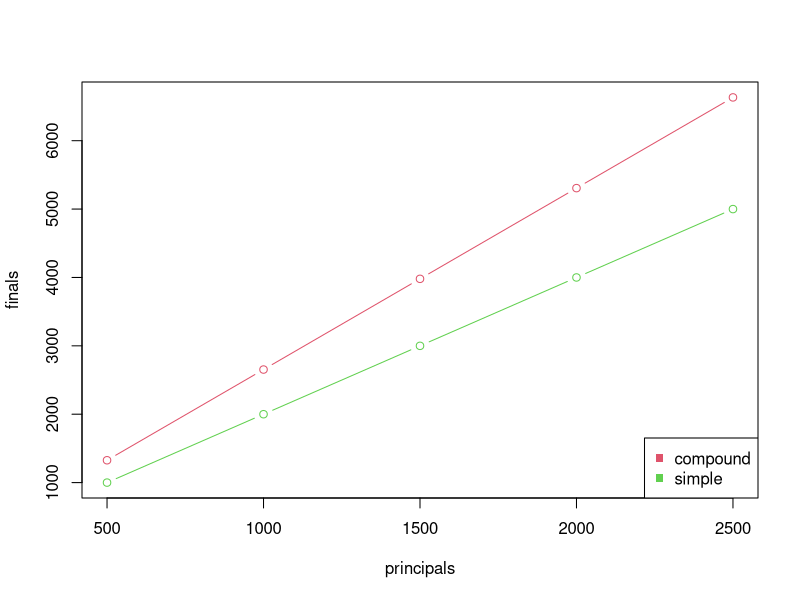

Here is the R script that generated this plot:
# function:  calculates the final amount of money based on certain financial inputs

final_amount <- function(
        principal, 
        interest_rate,
        years,
        compound
){
  "
  input: 
  1. principal: the initial amount of money
  2. interest_rate: annual return rate in percentage
  3. years: number of years the money saved
  4. compound: boolean indicating compound or simple interst
  
  output:final amount of money by year frequency
  "
  
  sum <- principal
  year <- 0
  while(year < years){
    if(compound){
      interest <- sum * interest_rate
      sum <- sum+interest
      year <- year + 1
    }else{
      interest <- principal * interest_rate
      sum <- sum + interest
      year <- year + 1
    }
  }
  
  return(sum)
}

test1 <- final_amount(1000, 0.05, 20, TRUE)
test2 <- final_amount(1000, 0.05, 20, FALSE)

principals <- seq(500, 2500, 500)
finals <- c()
finals_simple <- c()
for(principal in principals){
  finals[length(finals)+1] <- final_amount(principal, 0.05, 20, TRUE)
  finals_simple[length(finals_simple)+1] <- final_amount(principal, 0.05, 20, FALSE)
  
}

plot(principals, finals, col=2, type = "b", ylim = c(min(finals_simple), max(finals)))  # ylim = c(500, 7000) set min-max for y
lines(principals, finals_simple, col=3, type="b")
legend("bottomright", pch = c(15,15), legend=c("compound", "simple"), col=c(2,3), bty = 'l')